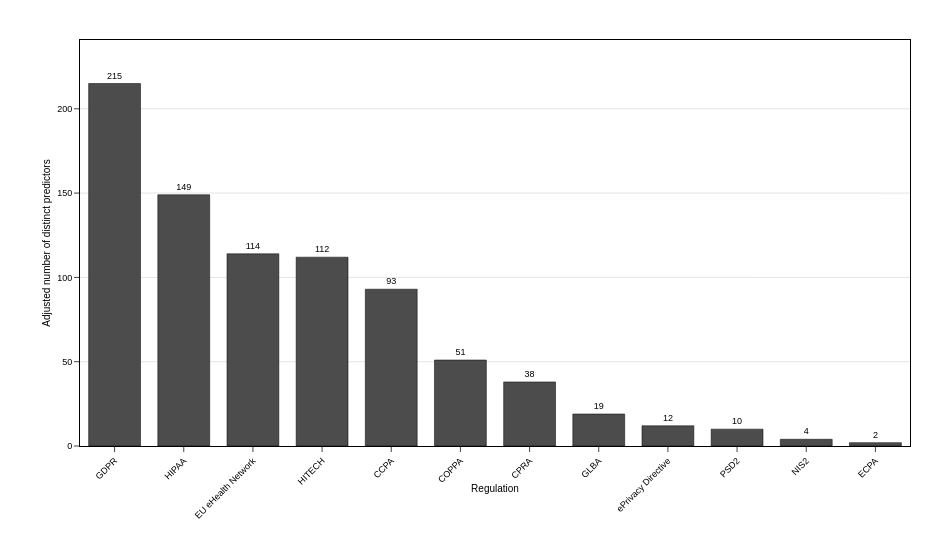

The code cell stored with this chart in its notebook:
### Markdown cell above
### Figure 2
Adjusted number of distinct regulated predictors per regulation. Counts are adjusted and bars are ordered by decreasing totals.

### Code cell
use_cfg("fig2")
# ==============================
# Data checks and prep
# ==============================
req = {"confidence", "reg_id", "feature_clean"}
missing = req - set(merged_df.columns)
assert not missing, f"Missing required columns: {sorted(missing)}"

f2 = merged_df.loc[merged_df["confidence"] == "High"].copy()

# Clip year if present to avoid future leakage
if "year_int" in f2.columns:
    f2["year_int"] = f2["year_int"].clip(upper=2025)

per_reg_unique = (
    f2.groupby("reg_id")["feature_clean"]
      .nunique()
      .reset_index(name="distinct_features")
)

adj = (
    per_reg_unique
      .assign(adj_rate=GLOBAL_RATE)
      .assign(adj_distinct_features=lambda d: (d["distinct_features"] * d["adj_rate"]).round().astype(int))
      .sort_values("adj_distinct_features", ascending=False)
      .reset_index(drop=True)
)

if adj.empty:
    raise ValueError("No data after filtering. Check 'confidence', 'reg_id', and 'feature_clean' values.")

num_regs  = adj.shape[0]
height_px = max(500, min(BASE_HEIGHT_PX + num_regs * ROW_PX, 1000))
ymax      = int(adj["adj_distinct_features"].max())

print(f"Bar categories: {num_regs} regulations")
print(f"Figure size: {BASE_WIDTH_PX}×{height_px} px")

# ==============================
# Figure — vertical bars with labels
# ==============================
fig2 = px.bar(
    adj,
    x="reg_id",
    y="adj_distinct_features",
    labels={
        "reg_id": "Regulation",
        "adj_distinct_features": "Adjusted number of distinct predictors",
    },
)

fig2.update_traces(
    marker_color=BAR_COLOR,
    marker_line_color="black",
    marker_line_width=0.5,
    text=adj["adj_distinct_features"],
    texttemplate="%{text:,d}",
    textposition="outside",
    textfont=dict(size=9, color="black"),
    cliponaxis=False
)

# Layout to match Fig 5/4/3
fig2.update_layout(
    width=BASE_WIDTH_PX,
    height=height_px,
    font=dict(family="Arial, sans-serif", size=10, color="black"),
    paper_bgcolor="white",
    plot_bgcolor="white",
    bargap=0.25,
    showlegend=False,
    margin=dict(l=80, r=40, t=40, b=110),
    xaxis_title=dict(text="Regulation", font=dict(size=10, color="black")),
    yaxis_title=dict(text="Adjusted number of distinct predictors", font=dict(size=10, color="black")),
    template=None,
)

# Axes styling
fig2.update_xaxes(
    categoryorder="total descending",
    tickangle=-45,
    showgrid=False,
    showline=True, linecolor="black", linewidth=1, mirror=True,
    ticks="outside",
    tickfont=dict(size=9, color="black"),
    automargin=True
)
fig2.update_yaxes(
    range=[0, ymax * 1.12],
    showgrid=True, gridcolor="#e5e5e5",
    zeroline=False,
    showline=True, linecolor="black", linewidth=1, mirror=True,
    ticks="outside",
    tickfont=dict(size=9, color="black"),
    automargin=True
)

# High-quality export config
config = {
    "toImageButtonOptions": {
        "format": "png",
        "filename": "fig2",
        "height": height_px,
        "width": BASE_WIDTH_PX,
        "scale": EXPORT_SCALE,
    },
    "displayModeBar": True,
    "displaylogo": False,
    "modeBarButtonsToRemove": ["pan2d", "lasso2d", "select2d", "zoom2d"],
}

fig2.show(config=config)

print("="*70)
print("Figure 2 Configuration:")
print(f"  Dimensions: {BASE_WIDTH_PX}×{height_px} px")
print(f"  Export size: {BASE_WIDTH_PX*EXPORT_SCALE}×{height_px*EXPORT_SCALE} px (300 DPI)")
print("  Bars: neutral grayscale-safe color with black outline.")
print("="*70)

try:
    fig2.write_image("fig2.png", format="png",
                     width=BASE_WIDTH_PX, height=height_px, scale=EXPORT_SCALE)
    print("✓ Auto-exported fig2.png")
except Exception:
    print("ℹ Use the camera button to download at 300 DPI")

### Figure 1 — Plotly figure (JSON) as saved in the notebook; plotly's stock layout.template omitted (floating-point values rounded to 4 significant figures)
{"data": [{"cliponaxis": false, "hovertemplate": "Regulation=%{x}<br>Adjusted number of distinct predictors=%{y}<extra></extra>", "legendgroup": "", "marker": {"color": "#4C4C4C", "line": {"color": "black", "width": 0.5}, "pattern": {"shape": ""}}, "name": "", "orientation": "v", "showlegend": false, "text": [215.0, 149.0, 114.0, 112.0, 93.0, 51.0, 38.0, 19.0, 12.0, 10.0, 4.0, 2.0], "textfont": {"color": "black", "size": 9}, "textposition": "outside", "texttemplate": "%{text:,d}", "type": "bar", "x": ["GDPR", "HIPAA", "EU eHealth Network", "HITECH", "CCPA", "COPPA", "CPRA", "GLBA", "ePrivacy Directive", "PSD2", "NIS2", "ECPA"], "xaxis": "x", "y": [215, 149, 114, 112, 93, 51, 38, 19, 12, 10, 4, 2], "yaxis": "y"}], "layout": {"bargap": 0.25, "barmode": "relative", "font": {"color": "black", "family": "Arial, sans-serif", "size": 10}, "height": 556, "legend": {"tracegroupgap": 0}, "margin": {"b": 110, "l": 80, "r": 40, "t": 40}, "paper_bgcolor": "white", "plot_bgcolor": "white", "showlegend": false, "width": 950, "xaxis": {"anchor": "y", "automargin": true, "categoryorder": "total descending", "domain": [0.0, 1.0], "linecolor": "black", "linewidth": 1, "mirror": true, "showgrid": false, "showline": true, "tickangle": -45, "tickfont": {"color": "black", "size": 9}, "ticks": "outside", "title": {"font": {"color": "black", "size": 10}, "text": "Regulation"}}, "yaxis": {"anchor": "x", "automargin": true, "domain": [0.0, 1.0], "gridcolor": "#e5e5e5", "linecolor": "black", "linewidth": 1, "mirror": true, "range": [0, 240.8], "showgrid": true, "showline": true, "tickfont": {"color": "black", "size": 9}, "ticks": "outside", "title": {"font": {"color": "black", "size": 10}, "text": "Adjusted number of distinct predictors"}, "zeroline": false}}}
